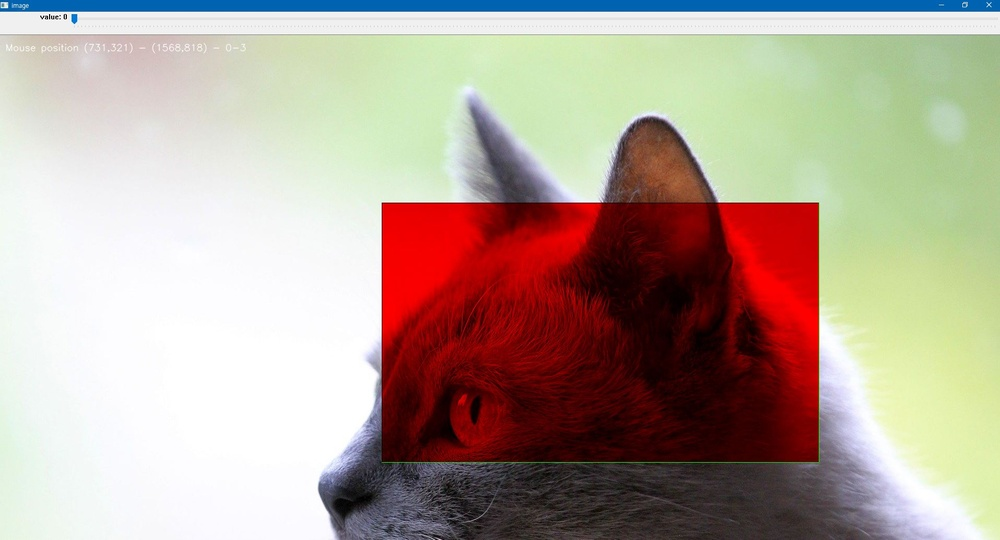
#> input picture homework01.JPG, 1000 x 540 px, shrunk from 1915 x 1034 before the run, given in place of tracking1.avi, which was not available
$ jupyter execute chap141.ipynb   (text cells are left out)
#> lines starting #> are read from the running program, lines starting #| are printed output that depends on the picture; after the words box and inside, x2 and y2 are one past the last pixel; in counts of white or black regions, pixels touching at a corner belong together; pictures that were not available may be replaced by others from this repository, and a replacement may not be noted
[cell 1]
import cv2
import numpy as np

[cell 2]
cap = cv2.VideoCapture('tracking1.avi')
while(1):
    # Take each frame
    ret, frame = cap.read()
#> frame is the input picture: shape (540, 1000, 3); mean B, G, R 152.5, 164.8, 180.2
    if ret == True:
        # Convert BGR to HSV
        hsv = cv2.cvtColor(frame, cv2.COLOR_BGR2HSV)
#> hsv: shape (540, 1000, 3); mean H, S, V 55.9, 82.3, 192

        # define range of blue color in HSV
        lower_blue = np.array([110,50,50])
        upper_blue = np.array([130,255,255])

        # Threshold the HSV image to get only blue colors
        mask = cv2.inRange(hsv, lower_blue, upper_blue)
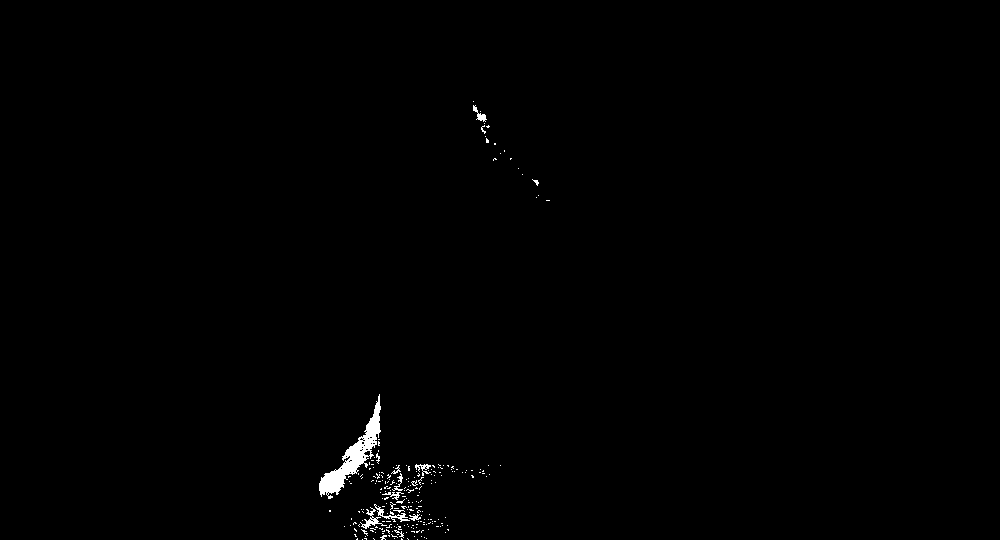
#> mask: shape (540, 1000); 0.56% white; 234 white regions (222 under 20 px), largest, box (x1, y1, x2, y2) and area: (319, 394, 381, 499) 1604, (360, 507, 387, 529) 153, (374, 504, 410, 522) 144

        # Bitwise-AND mask and original image
        res = cv2.bitwise_and(frame,frame, mask= mask)

        cv2.imshow('frame',frame)
        cv2.imshow('mask',mask)
        cv2.imshow('res',res)
        k = cv2.waitKey(100) & 0xFF
#> (key Esc is pressed here)
    if k == 27:
        break
cv2.destroyAllWindows()

[cell 3]
import cv2
import numpy as np
def nothing(x):
    pass

[cell 4]
cv2.namedWindow('image')
cv2.createTrackbar('hue','image',0,360,nothing)
cap = cv2.VideoCapture('tracking1.avi')
font = cv2.FONT_HERSHEY_SIMPLEX
while(1):
    hue = cv2.getTrackbarPos('hue','image')
    ret, frame = cap.read()
    if ret == True:
        hsv = cv2.cvtColor(frame,cv2.COLOR_BGR2HSV)
        lower_blue = np.array([hue-50,0,0])
        upper_blue = np.array([hue+50,100,100])
        mask = cv2.inRange(hsv, lower_blue, upper_blue)
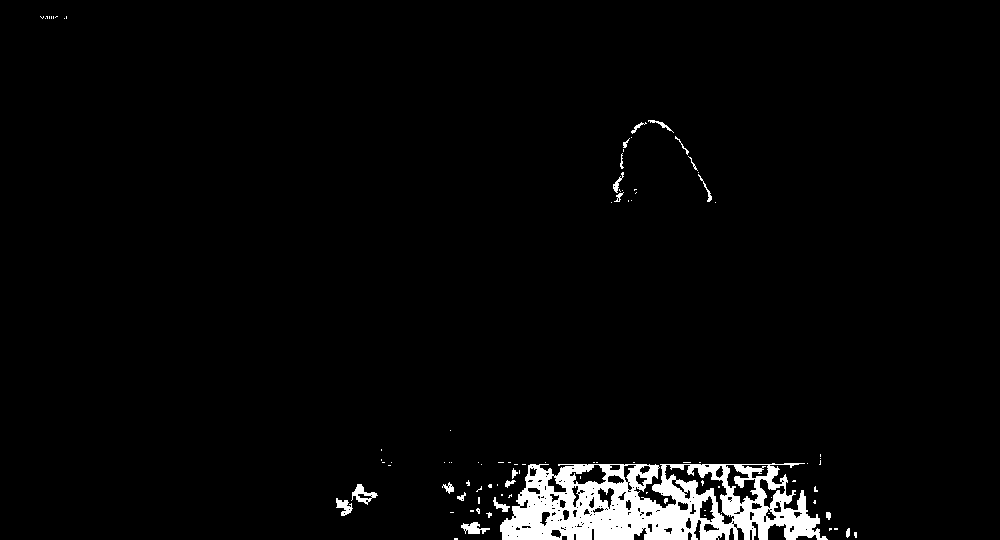
#> mask: shape (540, 1000); 3.2% white; 93 white regions (73 under 20 px), largest, box (x1, y1, x2, y2) and area: (500, 463, 828, 540) 15472, (351, 484, 378, 505) 223, (461, 522, 490, 534) 194
        res = cv2.bitwise_and(frame,frame, mask = mask)
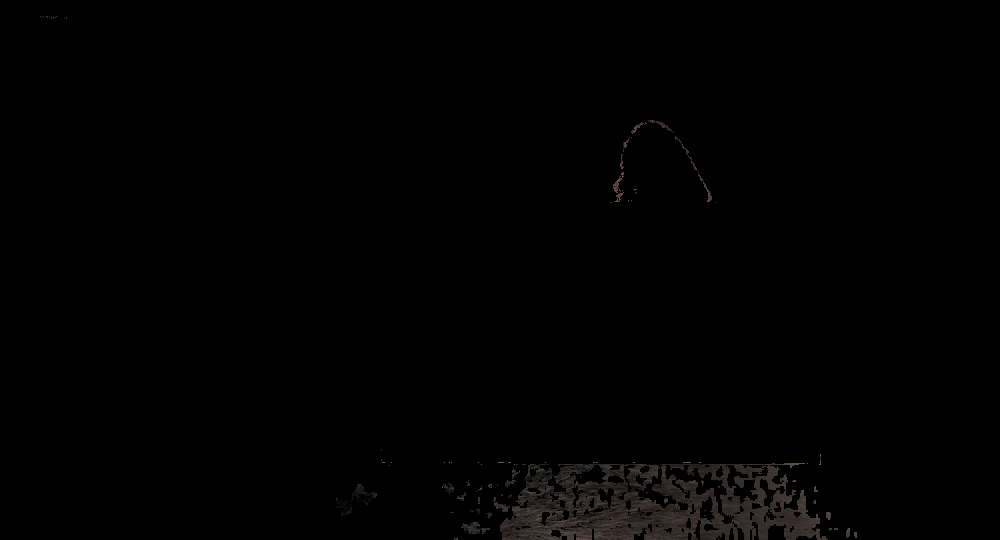
#> res: shape (540, 1000, 3); mean B, G, R 1.3, 1.4, 1.6
        msg = "hue:"+str(hue)
        cv2.putText(frame,msg,(10,30),font,0.6,(255,255,255),1,cv2.LINE_AA)
#> frame: shape (540, 1000, 3); 0.05% of pixels changed, all inside (x1, y1, x2, y2) = (12, 16, 62, 32)
        cv2.imshow('image',frame)
        cv2.imshow('mask',mask)
        cv2.imshow('res',res)
    k = cv2.waitKey(100) & 0xFF
#> (key Esc is pressed here)
    if k == 27:
        break
cv2.destroyAllWindows()
